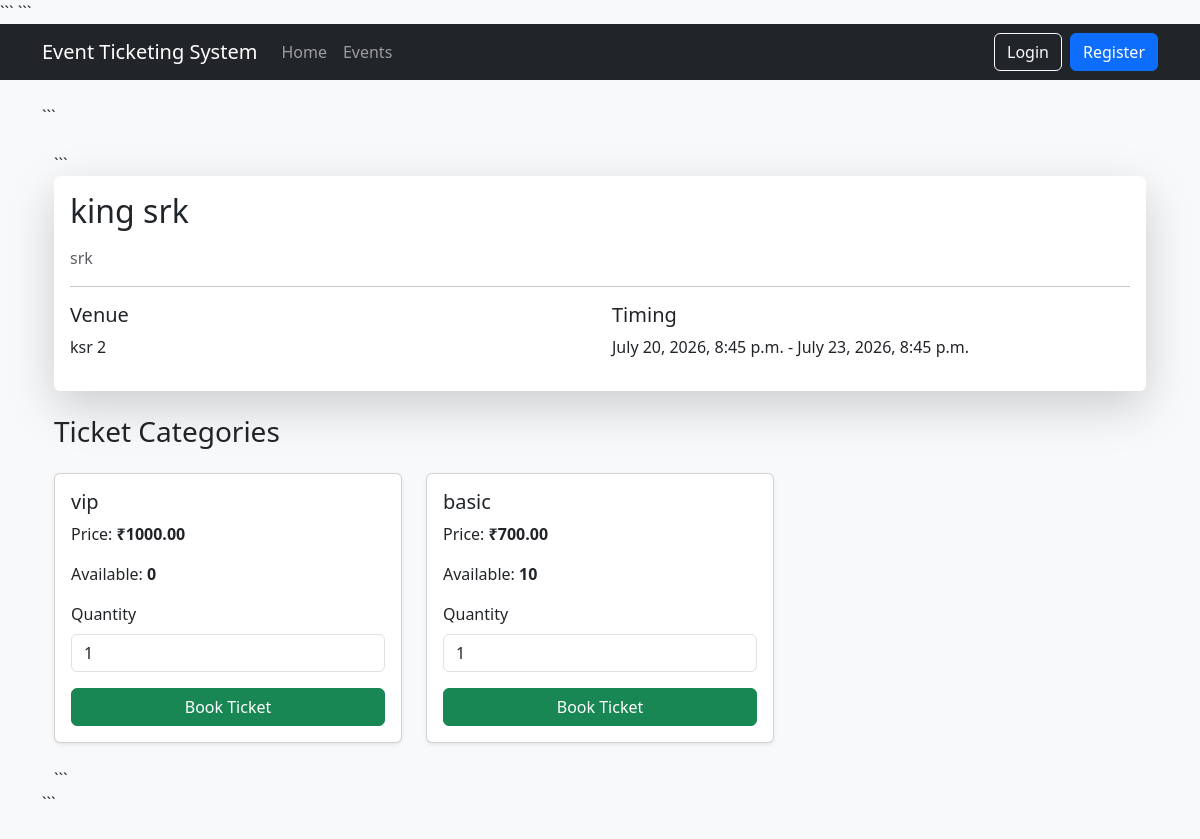
The page /event/1/ on the database its author committed.
### events/models.py (models this page shows, shortened)
class Event(models.Model):
    STATUS_CHOICES = (
        ("ACTIVE", "Active"),
        ("CANCELLED", "Cancelled"),
    )
    organizer = models.ForeignKey(
        settings.AUTH_USER_MODEL,
        on_delete=models.CASCADE,
        related_name="events"
    )
    venue = models.ForeignKey(
        Venue,
        on_delete=models.CASCADE,
        related_name="events"
    )
    title = models.CharField(
        max_length=255
    )
    description = models.TextField()
    start_time = models.DateTimeField()
    end_time = models.DateTimeField()
    status = models.CharField(
        max_length=20,
        choices=STATUS_CHOICES,
        default="ACTIVE"
    )
    created_at = models.DateTimeField(
        auto_now_add=True
    )
    updated_at = models.DateTimeField(
        auto_now=True
    )

### venues/models.py (models this page shows, shortened)
class Venue(models.Model):
    name = models.CharField(
        max_length=255
    )
    address = models.TextField()
    capacity = models.PositiveIntegerField()
    created_at = models.DateTimeField(
        auto_now_add=True
    )
    updated_at = models.DateTimeField(
        auto_now=True
    )

### tickets/models.py (models this page shows, shortened)
class TicketCategory(models.Model):
    event = models.ForeignKey(
        Event,
        on_delete=models.CASCADE,
        related_name="ticket_categories"
    )
    name = models.CharField(
        max_length=100
    )
    price = models.DecimalField(
        max_digits=10,
        decimal_places=2
    )
    total_quantity = models.PositiveIntegerField()
    available_quantity = models.PositiveIntegerField()
    created_at = models.DateTimeField(
        auto_now_add=True
    )
    updated_at = models.DateTimeField(
        auto_now=True
    )

### ui/views.py (the view)
def event_detail(
    request,
    event_id
):
    event = get_object_or_404(
        Event,
        id=event_id
    )
    categories = (
        TicketCategory.objects.filter(
            event=event
        )
    )
    return render(
        request,
        "attendee/event_detail.html",
        {
            "event": event,
            "categories": categories
        }
    )

### templates/attendee/event_detail.html (shortened to what this page needs)
{% extends "base.html" %}
{% block content %}
<div class="container mt-4">
```
<div class="card shadow-lg border-0">
    <div class="card-body">
        <h2 class="mb-3">
            {{ event.title }}
        </h2>
        <p class="text-muted">
            {{ event.description }}
        </p>
        <hr>
        <div class="row">
            <div class="col-md-6">
                <h5>
                    Venue
                </h5>
                <p>
                    {{ event.venue.name }}
                </p>
            </div>
            <div class="col-md-6">
                <h5>
                    Timing
                </h5>
                <p>
                    {{ event.start_time }}
                    -
                    {{ event.end_time }}
                </p>
            </div>
        </div>
    </div>
</div>
<div class="mt-4">
    <h3 class="mb-4">
        Ticket Categories
    </h3>
    <div class="row">
        {% for category in categories %}
        <div class="col-md-4 mb-4">
            <div class="card shadow-sm h-100">
                <div class="card-body">
                    <h5 class="card-title">
                        {{ category.name }}
                    </h5>
                    <p>
                        Price:
                        <strong>
                            ₹{{ category.price }}
                        </strong>
                    </p>
                    <p>
                        Available:
                        <strong>
                            {{ category.available_quantity }}
                        </strong>
                    </p>
                    <form
                        method="POST"
                        action="{% url 'create-booking' category.id %}"
                    >
                        <div class="mb-3">
                            <label class="form-label">
                                Quantity
                            </label>
                            <input
                                type="number"
                                name="quantity"
                                value="1"
                                min="1"
                                max="{{ category.available_quantity }}"
                                class="form-control"
                            >
                        </div>
                        <button
                            type="submit"
                            class="btn btn-success w-100"
                        >
                            Book Ticket
                        </button>
                    </form>
                </div>
            </div>
        </div>
        {% empty %}
        <div class="col-12">
            <div class="alert alert-warning">
                No ticket categories available.
            </div>
        </div>
        {% endfor %}
    </div>
</div>
```
</div>
{% endblock %}

### templates/base.html (style rules this page uses)
body { background:#f8f9fa; }

### rows shown on the page
Event: title "king srk", description "srk", venue.name "ksr 2", start_time "July 20, 2026, 8:45 p.m.", end_time "July 23, 2026, 8:45 p.m."
TicketCategory: name "vip", price "1000.00", available_quantity "0"
TicketCategory: name "basic", price "700.00", available_quantity "10"
